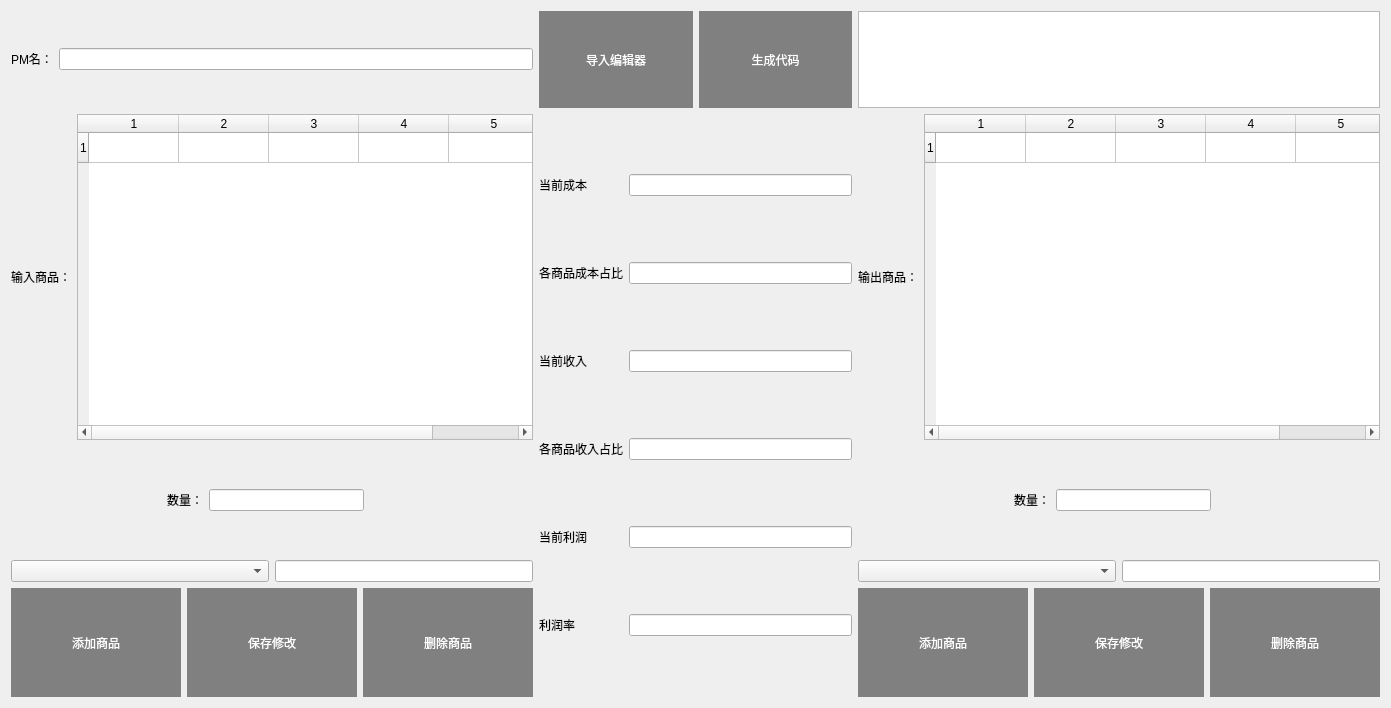
<?xml version="1.0" encoding="UTF-8"?>
<ui version="4.0">
 <class>Dialog</class>
 <widget class="QDialog" name="Dialog">
  <property name="geometry">
   <rect>
    <x>0</x>
    <y>0</y>
    <width>1391</width>
    <height>708</height>
   </rect>
  </property>
  <property name="windowTitle">
   <string>PM编辑器</string>
  </property>
  <property name="styleSheet">
   <string notr="true">QDialog{background-image: url(:/图片1.jpg);border-radius:15px}</string>
  </property>
  <property name="windowFilePath">
   <string/>
  </property>
  <layout class="QGridLayout" name="gridLayout_3">
   <item row="0" column="0">
    <layout class="QGridLayout" name="gridLayout" rowstretch="1,6" columnstretch="5,3,5">
     <item row="0" column="0">
      <layout class="QVBoxLayout" name="verticalLayout_6">
       <item>
        <layout class="QHBoxLayout" name="horizontalLayout" stretch="0,0">
         <item>
          <widget class="QLabel" name="label">
           <property name="layoutDirection">
            <enum>Qt::LeftToRight</enum>
           </property>
           <property name="text">
            <string>PM名：</string>
           </property>
          </widget>
         </item>
         <item>
          <widget class="QLineEdit" name="lineEdit_2"/>
         </item>
        </layout>
       </item>
      </layout>
     </item>
     <item row="1" column="1">
      <layout class="QGridLayout" name="gridLayout_2" columnstretch="0,0">
       <item row="4" column="0">
        <widget class="QLabel" name="label_8">
         <property name="styleSheet">
          <string notr="true">font: 75 12pt &quot;微软雅黑&quot;;</string>
         </property>
         <property name="text">
          <string>各商品收入占比</string>
         </property>
        </widget>
       </item>
       <item row="5" column="0">
        <widget class="QLabel" name="label_11">
         <property name="styleSheet">
          <string notr="true">font: 75 12pt &quot;微软雅黑&quot;;</string>
         </property>
         <property name="text">
          <string>当前利润</string>
         </property>
        </widget>
       </item>
       <item row="2" column="0">
        <widget class="QLabel" name="label_4">
         <property name="styleSheet">
          <string notr="true">font: 75 12pt &quot;微软雅黑&quot;;</string>
         </property>
         <property name="text">
          <string>各商品成本占比</string>
         </property>
        </widget>
       </item>
       <item row="0" column="1">
        <widget class="LineEdit" name="lineEdit"/>
       </item>
       <item row="6" column="0">
        <widget class="QLabel" name="label_14">
         <property name="styleSheet">
          <string notr="true">font: 75 12pt &quot;微软雅黑&quot;;</string>
         </property>
         <property name="text">
          <string>利润率</string>
         </property>
        </widget>
       </item>
       <item row="3" column="0">
        <widget class="QLabel" name="label_5">
         <property name="styleSheet">
          <string notr="true">font: 75 12pt &quot;微软雅黑&quot;;</string>
         </property>
         <property name="text">
          <string>当前收入</string>
         </property>
        </widget>
       </item>
       <item row="0" column="0">
        <widget class="QLabel" name="label_2">
         <property name="styleSheet">
          <string notr="true">font: 75 12pt &quot;微软雅黑&quot;;</string>
         </property>
         <property name="text">
          <string>当前成本</string>
         </property>
        </widget>
       </item>
       <item row="2" column="1">
        <widget class="LineEdit" name="LineEdit_2"/>
       </item>
       <item row="3" column="1">
        <widget class="LineEdit" name="lineEdit_6"/>
       </item>
       <item row="4" column="1">
        <widget class="LineEdit" name="LineEdit_0"/>
       </item>
       <item row="5" column="1">
        <widget class="LineEdit" name="lineEdit_8"/>
       </item>
       <item row="6" column="1">
        <widget class="LineEdit" name="lineEdit_9"/>
       </item>
      </layout>
     </item>
     <item row="0" column="2">
      <layout class="QVBoxLayout" name="verticalLayout_2">
       <item>
        <widget class="TextEdit" name="TextEdit"/>
       </item>
      </layout>
     </item>
     <item row="0" column="1">
      <layout class="QHBoxLayout" name="horizontalLayout_2" stretch="1,1">
       <item>
        <widget class="QPushButton" name="pushButton_2">
         <property name="sizePolicy">
          <sizepolicy hsizetype="Minimum" vsizetype="Minimum">
           <horstretch>0</horstretch>
           <verstretch>0</verstretch>
          </sizepolicy>
         </property>
         <property name="minimumSize">
          <size>
           <width>0</width>
           <height>60</height>
          </size>
         </property>
         <property name="styleSheet">
          <string notr="true">QPushButton{
border:none;
font: 75 11pt &quot;Adobe Arabic&quot;;
background-color :grey;
color:white

}
QPushButton::hover
{
background-color :white;
color:black
}
</string>
         </property>
         <property name="text">
          <string>导入编辑器</string>
         </property>
        </widget>
       </item>
       <item>
        <widget class="QPushButton" name="pushButton">
         <property name="sizePolicy">
          <sizepolicy hsizetype="Minimum" vsizetype="Minimum">
           <horstretch>0</horstretch>
           <verstretch>0</verstretch>
          </sizepolicy>
         </property>
         <property name="minimumSize">
          <size>
           <width>0</width>
           <height>60</height>
          </size>
         </property>
         <property name="styleSheet">
          <string notr="true">QPushButton{
border:none;
font: 75 11pt &quot;Adobe Arabic&quot;;
background-color :grey;
color:white

}
QPushButton::hover
{
background-color :white;
color:black
}
</string>
         </property>
         <property name="text">
          <string>生成代码</string>
         </property>
        </widget>
       </item>
      </layout>
     </item>
     <item row="1" column="2">
      <layout class="QGridLayout" name="gridLayout_4" rowstretch="3,0,1,1,1">
       <item row="4" column="0">
        <layout class="QHBoxLayout" name="horizontalLayout_8">
         <item>
          <widget class="QPushButton" name="pushButton_outadd">
           <property name="sizePolicy">
            <sizepolicy hsizetype="Minimum" vsizetype="Minimum">
             <horstretch>0</horstretch>
             <verstretch>0</verstretch>
            </sizepolicy>
           </property>
           <property name="styleSheet">
            <string notr="true">QPushButton{
border:none;

background-color :grey;
color:white

}
QPushButton::hover
{
background-color :white;
color:black
}</string>
           </property>
           <property name="text">
            <string>添加商品</string>
           </property>
          </widget>
         </item>
         <item>
          <widget class="QPushButton" name="pushButton_outsave">
           <property name="sizePolicy">
            <sizepolicy hsizetype="Minimum" vsizetype="Minimum">
             <horstretch>0</horstretch>
             <verstretch>0</verstretch>
            </sizepolicy>
           </property>
           <property name="styleSheet">
            <string notr="true">QPushButton{
border:none;

background-color :grey;
color:white

}
QPushButton::hover
{
background-color :white;
color:black
}</string>
           </property>
           <property name="text">
            <string>保存修改</string>
           </property>
          </widget>
         </item>
         <item>
          <widget class="QPushButton" name="pushButton_outdel">
           <property name="sizePolicy">
            <sizepolicy hsizetype="Minimum" vsizetype="Minimum">
             <horstretch>0</horstretch>
             <verstretch>0</verstretch>
            </sizepolicy>
           </property>
           <property name="styleSheet">
            <string notr="true">QPushButton{
border:none;

background-color :grey;
color:white

}
QPushButton::hover
{
background-color :white;
color:black
}</string>
           </property>
           <property name="text">
            <string>删除商品</string>
           </property>
          </widget>
         </item>
        </layout>
       </item>
       <item row="0" column="0">
        <layout class="QHBoxLayout" name="horizontalLayout_9" stretch="1,0">
         <item>
          <widget class="QLabel" name="label_6">
           <property name="maximumSize">
            <size>
             <width>60</width>
             <height>16777215</height>
            </size>
           </property>
           <property name="focusPolicy">
            <enum>Qt::NoFocus</enum>
           </property>
           <property name="text">
            <string>输出商品：</string>
           </property>
           <property name="scaledContents">
            <bool>false</bool>
           </property>
          </widget>
         </item>
         <item>
          <widget class="TableWidget" name="tableWidget_goods">
           <property name="sizePolicy">
            <sizepolicy hsizetype="MinimumExpanding" vsizetype="Expanding">
             <horstretch>0</horstretch>
             <verstretch>0</verstretch>
            </sizepolicy>
           </property>
           <property name="rowCount">
            <number>1</number>
           </property>
           <property name="columnCount">
            <number>5</number>
           </property>
           <attribute name="horizontalHeaderDefaultSectionSize">
            <number>90</number>
           </attribute>
           <row/>
           <column/>
           <column/>
           <column/>
           <column/>
           <column/>
          </widget>
         </item>
        </layout>
       </item>
       <item row="2" column="0">
        <layout class="QHBoxLayout" name="horizontalLayout_12">
         <item>
          <spacer name="horizontalSpacer_7">
           <property name="orientation">
            <enum>Qt::Horizontal</enum>
           </property>
           <property name="sizeHint" stdset="0">
            <size>
             <width>40</width>
             <height>20</height>
            </size>
           </property>
          </spacer>
         </item>
         <item>
          <widget class="QLabel" name="label_9">
           <property name="text">
            <string>数量：</string>
           </property>
          </widget>
         </item>
         <item>
          <widget class="QLineEdit" name="lineEdit_16"/>
         </item>
         <item>
          <widget class="QLabel" name="label_10">
           <property name="text">
            <string/>
           </property>
          </widget>
         </item>
         <item>
          <spacer name="horizontalSpacer_8">
           <property name="orientation">
            <enum>Qt::Horizontal</enum>
           </property>
           <property name="sizeHint" stdset="0">
            <size>
             <width>40</width>
             <height>20</height>
            </size>
           </property>
          </spacer>
         </item>
        </layout>
       </item>
       <item row="3" column="0">
        <layout class="QHBoxLayout" name="horizontalLayout_10" stretch="1,1">
         <item>
          <widget class="QComboBox" name="comboBox_2"/>
         </item>
         <item>
          <widget class="QLineEdit" name="lineEdit_3"/>
         </item>
        </layout>
       </item>
      </layout>
     </item>
     <item row="1" column="0">
      <layout class="QGridLayout" name="gridLayout_5" rowstretch="3,0,1,1,1">
       <item row="4" column="0">
        <layout class="QHBoxLayout" name="horizontalLayout_11">
         <item>
          <widget class="QPushButton" name="pushButton_inadd">
           <property name="sizePolicy">
            <sizepolicy hsizetype="Minimum" vsizetype="Minimum">
             <horstretch>0</horstretch>
             <verstretch>0</verstretch>
            </sizepolicy>
           </property>
           <property name="styleSheet">
            <string notr="true">QPushButton{
border:none;

background-color :grey;
color:white

}
QPushButton::hover
{
background-color :white;
color:black
}</string>
           </property>
           <property name="text">
            <string>添加商品</string>
           </property>
          </widget>
         </item>
         <item>
          <widget class="QPushButton" name="pushButton_insave">
           <property name="sizePolicy">
            <sizepolicy hsizetype="Minimum" vsizetype="Minimum">
             <horstretch>0</horstretch>
             <verstretch>0</verstretch>
            </sizepolicy>
           </property>
           <property name="styleSheet">
            <string notr="true">QPushButton{
border:none;

background-color :grey;
color:white

}
QPushButton::hover
{
background-color :white;
color:black
}</string>
           </property>
           <property name="text">
            <string>保存修改</string>
           </property>
          </widget>
         </item>
         <item>
          <widget class="QPushButton" name="pushButton_indel">
           <property name="sizePolicy">
            <sizepolicy hsizetype="Minimum" vsizetype="Minimum">
             <horstretch>0</horstretch>
             <verstretch>0</verstretch>
            </sizepolicy>
           </property>
           <property name="styleSheet">
            <string notr="true">QPushButton{
border:none;

background-color :grey;
color:white

}
QPushButton::hover
{
background-color :white;
color:black
}</string>
           </property>
           <property name="text">
            <string>删除商品</string>
           </property>
          </widget>
         </item>
        </layout>
       </item>
       <item row="0" column="0">
        <layout class="QHBoxLayout" name="horizontalLayout_13" stretch="0,0">
         <item>
          <widget class="QLabel" name="label_7">
           <property name="maximumSize">
            <size>
             <width>60</width>
             <height>16777215</height>
            </size>
           </property>
           <property name="focusPolicy">
            <enum>Qt::NoFocus</enum>
           </property>
           <property name="text">
            <string>输入商品：</string>
           </property>
           <property name="scaledContents">
            <bool>false</bool>
           </property>
          </widget>
         </item>
         <item>
          <widget class="TableWidget" name="tableWidget">
           <property name="sizePolicy">
            <sizepolicy hsizetype="MinimumExpanding" vsizetype="Expanding">
             <horstretch>0</horstretch>
             <verstretch>0</verstretch>
            </sizepolicy>
           </property>
           <property name="rowCount">
            <number>1</number>
           </property>
           <property name="columnCount">
            <number>5</number>
           </property>
           <attribute name="horizontalHeaderDefaultSectionSize">
            <number>90</number>
           </attribute>
           <row/>
           <column/>
           <column/>
           <column/>
           <column/>
           <column/>
          </widget>
         </item>
        </layout>
       </item>
       <item row="2" column="0">
        <layout class="QHBoxLayout" name="horizontalLayout_14">
         <item>
          <spacer name="horizontalSpacer_11">
           <property name="orientation">
            <enum>Qt::Horizontal</enum>
           </property>
           <property name="sizeHint" stdset="0">
            <size>
             <width>40</width>
             <height>20</height>
            </size>
           </property>
          </spacer>
         </item>
         <item>
          <widget class="QLabel" name="label_12">
           <property name="text">
            <string>数量：</string>
           </property>
          </widget>
         </item>
         <item>
          <widget class="QLineEdit" name="lineEdit_10"/>
         </item>
         <item>
          <widget class="QLabel" name="label_13">
           <property name="text">
            <string/>
           </property>
          </widget>
         </item>
         <item>
          <spacer name="horizontalSpacer_12">
           <property name="orientation">
            <enum>Qt::Horizontal</enum>
           </property>
           <property name="sizeHint" stdset="0">
            <size>
             <width>40</width>
             <height>20</height>
            </size>
           </property>
          </spacer>
         </item>
        </layout>
       </item>
       <item row="3" column="0">
        <layout class="QHBoxLayout" name="horizontalLayout_15" stretch="1,1">
         <item>
          <widget class="QComboBox" name="comboBox_3"/>
         </item>
         <item>
          <widget class="QLineEdit" name="lineEdit_4"/>
         </item>
        </layout>
       </item>
      </layout>
     </item>
    </layout>
   </item>
  </layout>
 </widget>
 <customwidgets>
  <customwidget>
   <class>LineEdit</class>
   <extends>QLineEdit</extends>
   <header>qfluentwidgets</header>
  </customwidget>
  <customwidget>
   <class>TextEdit</class>
   <extends>QTextEdit</extends>
   <header>qfluentwidgets</header>
  </customwidget>
  <customwidget>
   <class>TableWidget</class>
   <extends>QTableWidget</extends>
   <header>qfluentwidgets</header>
  </customwidget>
 </customwidgets>
 <resources>
  <include location="我不知道我抄csdn的.qrc"/>
 </resources>
 <connections/>
</ui>
